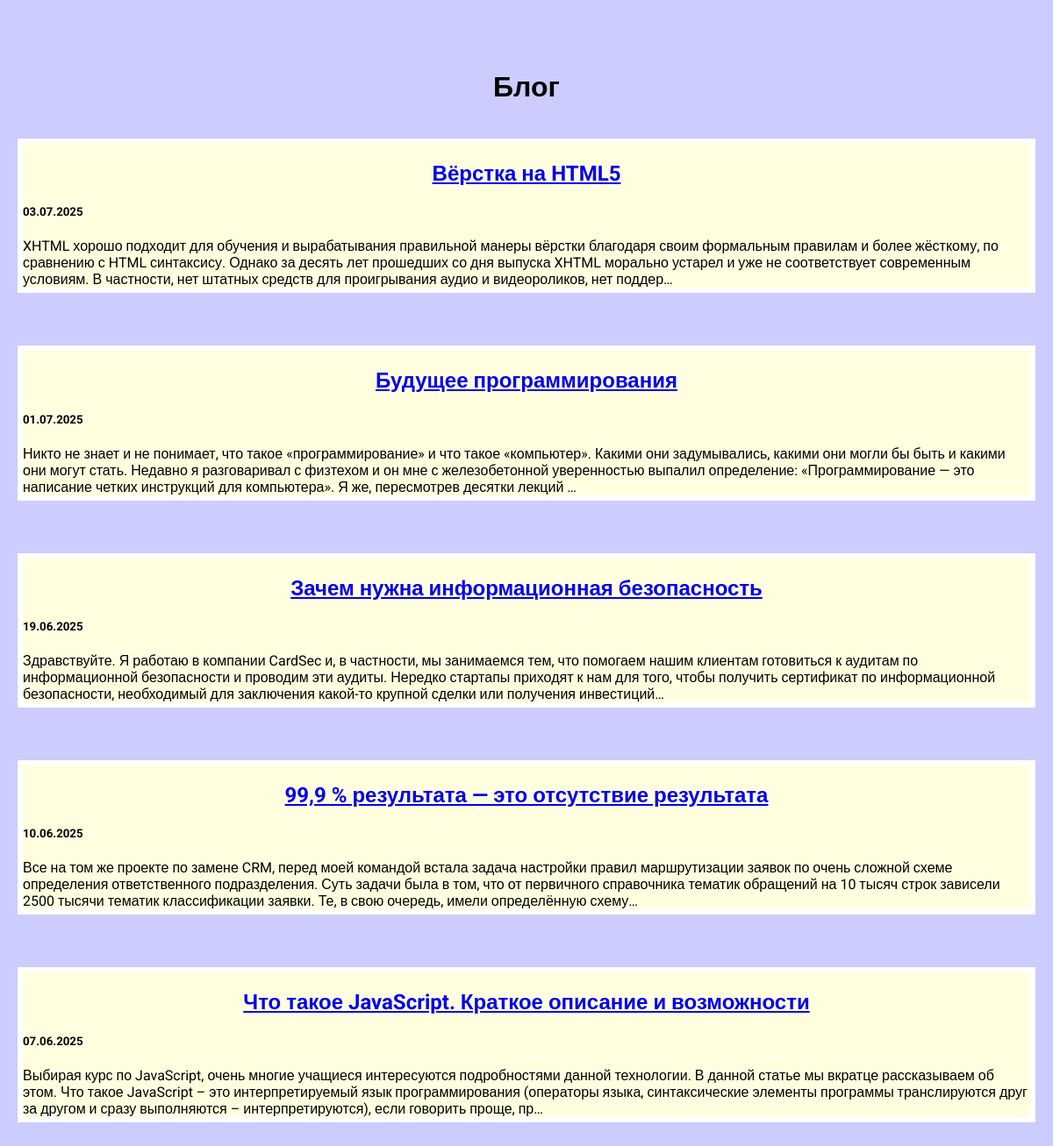
Screenshot of /blog/ with the database file from the repository.
### blog/models.py (models this page shows, shortened)
class Blog(models.Model):
    title = models.CharField(max_length=200)
    description = models.TextField()
    date = models.DateField()

### blog/views.py (the view)
# urls.py: path('', views.blogs, name="blogs"),
def blogs(request):
    blogs = Blog.objects.order_by('-date')
    return render(request, "blog/blogs.html", {"blogs": blogs})

### blog/templates/blog/blogs.html
{% extends 'skills/base.html' %}
{% block content %}
<h1>Блог</h1>
{% for blog in blogs %}
<div class="element">
    <h2 class="top">
        <a href="{% url 'detail' blog.id %}">{{ blog.title }}</a>
    </h2>
    <div class="blog_text">
        <h5>{{ blog.date|date:'d.m.Y' }}</h5>
        <div>{{ blog.description|striptags|truncatechars:360 }}</div>
    </div>
</div>
{% endfor %}
{% endblock %}

### skills/static/css/style.css (style rules this page uses)
body { font-family: "Roboto", sans-serif; background: #CCCCFF; padding: 0; margin: 0; }
.element, .count { flex-basis: 360px; background: lightyellow; border: 6px solid #FFF; margin-bottom: 60px; }
h1 { text-align: center; margin: 60px 0 40px; }
h2 { text-align: center; margin: 20px 0; }

### rows the page displays
Blog: title "Вёрстка на HTML5", date "03.07.2025", description "XHTML хорошо подходит для обучения и вырабатывания правильной манеры вёрстки благодаря своим формальным правилам и более жёсткому, по сравнению с HTML синтаксису. Однако за десять лет прошедших со дня выпуска XHTML морально устарел и уже не соответствует современным условиям. В частности, нет штатных средств для проигрывания аудио и видеороликов, нет поддер…"
Blog: title "Будущее программирования", date "01.07.2025", description "Никто не знает и не понимает, что такое «программирование» и что такое «компьютер». Какими они задумывались, какими они могли бы быть и какими они могут стать. Недавно я разговаривал с физтехом и он мне с железобетонной уверенностью выпалил определение: «Программирование — это написание четких инструкций для компьютера». Я же, пересмотрев десятки лекций …"
Blog: title "Зачем нужна информационная безопасность", date "19.06.2025", description "Здравствуйте. Я работаю в компании CardSec и, в частности, мы занимаемся тем, что помогаем нашим клиентам готовиться к аудитам по информационной безопасности и проводим эти аудиты. Нередко стартапы приходят к нам для того, чтобы получить сертификат по информационной безопасности, необходимый для заключения какой-то крупной сделки или получения инвестиций…"
Blog: title "99,9 % результата — это отсутствие результата", date "10.06.2025", description "Все на том же проекте по замене CRM, перед моей командой встала задача настройки правил маршрутизации заявок по очень сложной схеме определения ответственного подразделения. Суть задачи была в том, что от первичного справочника тематик обращений на 10 тысяч строк зависели 2500 тысячи тематик классификации заявки. Те, в свою очередь, имели определённую схему…"
Blog: title "Что такое JavaScript. Краткое описание и возможности", date "07.06.2025", description "Выбирая курс по JavaScript, очень многие учащиеся интересуются подробностями данной технологии. В данной статье мы вкратце рассказываем об этом. Что такое JavaScript – это интерпретируемый язык программирования (операторы языка, синтаксические элементы программы транслируются друг за другом и сразу выполняются – интерпретируются), если говорить проще, пр…"
